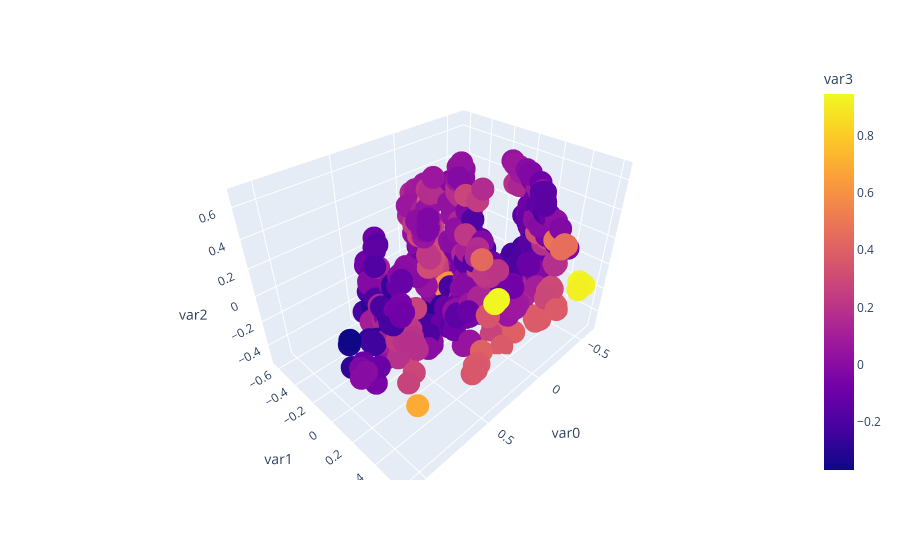

The cell this chart's notebook holds for it:
### Code cell
px.scatter_3d(transformed_df.sample(1000), x = 'var0', y = 'var1', z = 'var2', color = 'var3', opacity = 1)

### Figure 1 — Plotly figure (JSON) as saved in the notebook; plotly's stock layout.template omitted (floating-point values rounded to 4 significant figures; data arrays with more than 128 entries replaced by an {"elided": "..."} marker saying what was removed)
{"data": [{"hovertemplate": "var0=%{x}<br>var1=%{y}<br>var2=%{z}<br>var3=%{marker.color}<extra></extra>", "legendgroup": "", "marker": {"color": {"elided": "1000 float values"}, "coloraxis": "coloraxis", "opacity": 1, "symbol": "circle"}, "mode": "markers", "name": "", "scene": "scene", "showlegend": false, "type": "scatter3d", "x": {"elided": "1000 float values"}, "y": {"elided": "1000 float values"}, "z": {"elided": "1000 float values"}}], "layout": {"coloraxis": {"colorbar": {"title": {"text": "var3"}}, "colorscale": [[0, "#0d0887"], [0.1111, "#46039f"], [0.2222, "#7201a8"], [0.3333, "#9c179e"], [0.4444, "#bd3786"], [0.5556, "#d8576b"], [0.6667, "#ed7953"], [0.7778, "#fb9f3a"], [0.8889, "#fdca26"], [1, "#f0f921"]]}, "legend": {"tracegroupgap": 0}, "margin": {"t": 60}, "scene": {"domain": {"x": [0, 1], "y": [0, 1]}, "xaxis": {"title": {"text": "var0"}}, "yaxis": {"title": {"text": "var1"}}, "zaxis": {"title": {"text": "var2"}}}}}
